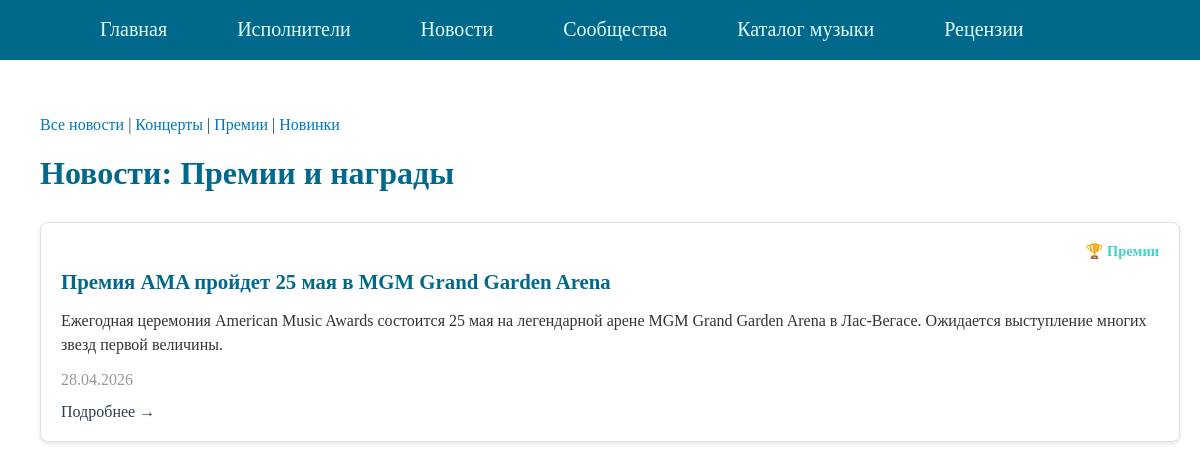
Page /musicnews/categories/awards/ on the committed database.
### musicnews/models.py (models this page shows, shortened)
class News(models.Model):
    CATEGORY_CHOICES = [
        ('awards', 'Премии'),
        ('events', 'Концерты/мероприятия'),
        ('new', 'Новинки'),
    ]
    title = models.CharField(max_length=255, verbose_name="Заголовок")
    category = models.CharField(max_length=50, choices=CATEGORY_CHOICES, verbose_name="Категория")
    content = models.TextField(verbose_name="Содержание")
    created_at = models.DateTimeField(auto_now_add=True, verbose_name="Дата создания")
    class Meta:
        verbose_name = "Новость"
        verbose_name_plural = "Новости"
        ordering = ['-created_at']

### musicnews/views.py (the view)
# urls.py: path('categories/<slug:category_slug>/', views.news_by_category, name="category"),
def news_by_category(request, category_slug):
    week_ago = timezone.now() - timedelta(days=7)
    news = News.objects.all()
    filtered_news = News.objects.filter(
        Q(category=category_slug) &
        Q(created_at__gte=week_ago)
    )
    category_name = category_names.get(category_slug, category_slug)
    data = {
        'title': f'Новости: {category_name}',
        'news': filtered_news,
        'category_slug': category_slug,
    }
    return render(request, 'news.html', context=data)

### templates/news.html (shortened to what this page needs)
{% extends 'base.html' %}
{% load static %}
{% block content %}
<p>
    <a href="{% url 'all_news' %}"> Все новости</a> |
    <a href="{% url 'category' 'events' %}">Концерты</a> |
    <a href="{% url 'category' 'awards' %}">Премии</a> |
    <a href="{% url 'category' 'new' %}">Новинки</a>
    </p>
    <h1>{{ title }}</h1>
    {% if news %}
        <div class="news-list">
            {% for item in news %}
            <div class="news-card">
                <div class="news-header">
                    <span class="news-category">
                        {% if item.category == 'events' %}🎤 Концерты
                        {% elif item.category == 'awards' %}🏆 Премии
                        {% elif item.category == 'new' %}🔥 Новинки
                        {% endif %}
                    </span>
                </div>
                <h2 class="news-title">{{ item.title }}</h2>
                <p class="news-content">{{ item.content }}</p>
                <p class="news-date">{{ item.created_at|date:"d.m.Y" }}</p>
                    <span>Подробнее →</span>
            </div>
            {% endfor %}
        </div>
    {% else %}
        <p>Нет новостей в этой категории</p>
    {% endif %}
<link rel="stylesheet" type="text/css" href="{% static 'musicnews/css/news_style.css' %}">
{% endblock %}

### homepage/static/homepage/css/styles.css (style rules this page uses)
html, body { font-family: 'Georgia'; margin: 0; padding: 0; height: 100%; width: 100%; color: #2C3E50; }
a { color: #0077BE; text-decoration: none; }

### musicnews/static/musicnews/css/news_style.css (style rules this page uses)
h1 { color: #00688B; margin-bottom: 30px; }
.news-list { display: flex; flex-direction: column; gap: 20px; }
.news-card { background: white; border: 1px solid #e0e0e0; border-radius: 8px; padding: 20px; box-shadow: 0 2px 4px rgba(0,0,0,0.1); }
.news-header { display: flex; justify-content: flex-end; margin-bottom: 10px; }
.news-category { font-size: 0.9em; color: #48D1CC; font-weight: bold; }
.news-title { color: #00688B; margin: 10px 0; font-size: 1.3em; }
.news-content { color: #333; line-height: 1.5; margin: 15px 0; font-weight: 500 }
.news-date { color: #999; line-height: 1; margin: 15px 0; font-weight: 300 }

### rows in the picture
News: category "🏆 Премии", title "Премия AMA пройдет 25 мая в MGM Grand Garden Arena", content "Ежегодная церемония American Music Awards состоится 25 мая на легендарной арене MGM Grand Garden Arena в Лас-Вегасе. Ожидается выступление многих звезд первой величины.", created_at "28.04.2026"

### other values in the picture
{{ title }} "Новости: Премии и награды"
